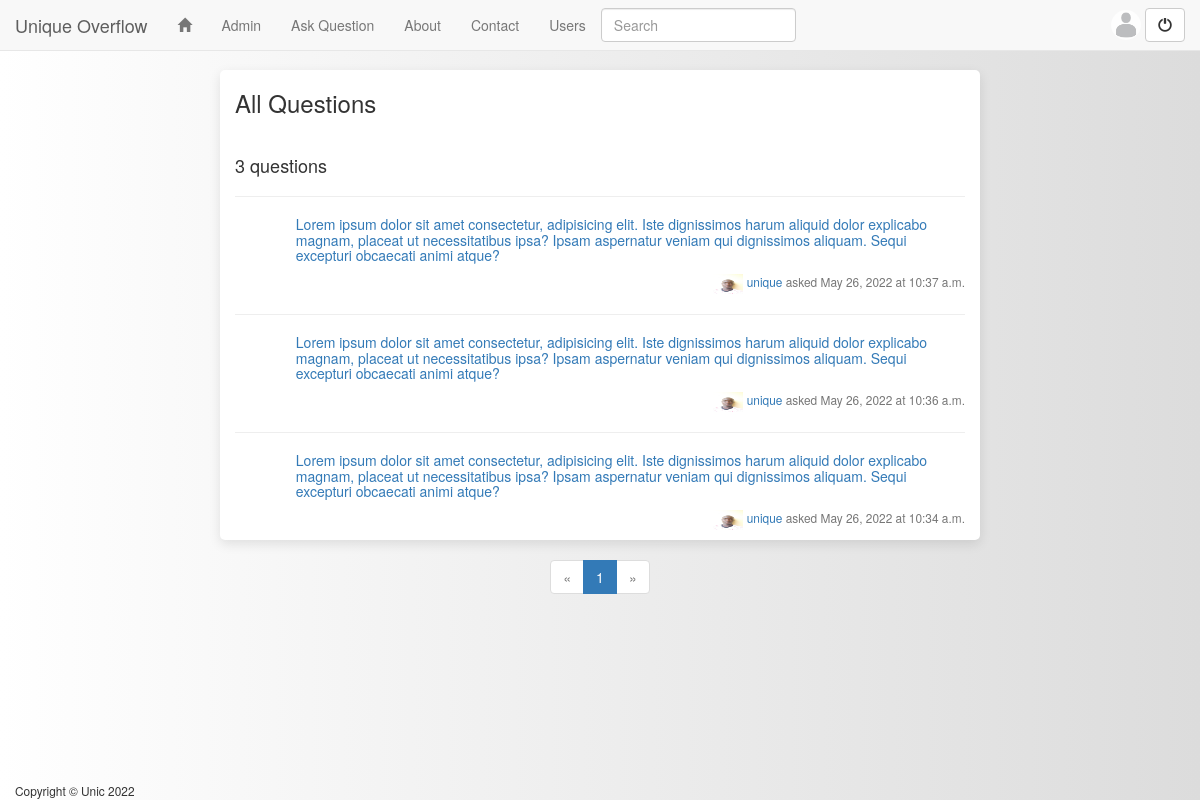
Screenshot of / (signed in) with the database file from the repository.
### core/models.py (models this page shows, shortened)
class Question(models.Model):
    user = models.ForeignKey(
        User, on_delete=models.CASCADE, blank=True, null=True)
    date_posted = models.DateTimeField(auto_now_add=True)
    date_modified = models.DateTimeField(auto_now=True)
    topic = models.CharField(max_length=500)
    slug = models.SlugField()
    content = RichTextField(null=True, blank=True)
    class Meta:
        verbose_name = ("question")
        verbose_name_plural = ("questions")

class Profile(models.Model):
    user = models.OneToOneField(
        User, on_delete=models.CASCADE, related_name='profile')
    profile_image = models.ImageField(upload_to="img/", null=True, blank=True)
    title = models.CharField(max_length=300, null=True, blank=True)
    bio = RichTextField('About me', null=True, blank=True)
    location = models.CharField(max_length=300, null=True, blank=True)

### core/views.py (the view)
# urls.py: path('', views.question_list, name='home'),
def question_list(request):
    questions = Question.objects.all().order_by('-date_posted')
    query = request.GET.get('q')
    question_list = Question.objects.all().order_by('-date_posted')
    if query:
        question_list = Question.objects.filter(
            topic__icontains=query) or Question.objects.filter(content__icontains=query)
    else:
        question_list = Question.objects.all().order_by('-date_posted')
    page = Paginator(question_list, 10)
    page_number = request.GET.get('page')
    page_obj = page.get_page(page_number)
    return render(request, 'index.html', {'questions': questions, 'question_list': question_list, 'page_obj': page_obj})

### core/templates/index.html
{% extends "base.html" %}
{% load crispy_forms_tags %}
{% block content %}
    <div>
        <div class="col-md-8 col-md-offset-2 index ">
            <h3>All Questions</h3>
            <br />
            <h4>{{ questions.count }} questions</h4>
            {% for question in page_obj %}
                <hr />
                <div class="col-md-offset-1">
                    <h5>
                        <a href="{% url 'question_detail' question.slug question.pk %}">{{ question.topic |capfirst }}</a>
                    </h5>
                    <small >
                        <p class="text-right">
                            <a href="{% url 'profile' question.user.username %}">
                                {% if question.user.profile.profile_image %}
                                    <img src="{{ question.user.profile.profile_image.url }}"
                                         alt=""
                                         width="30px"
                                         height="20px"/>
                                {% endif %}
                                {{ question.user.username }}
                            </a>
                            <span class="text-muted">asked {{ question.date_posted.date }} at {{ question.date_posted.time }}</span>
                        </p>
                    </small>
                </div>
            {% endfor %}
        </div>
       <div class="col-md-12 text-center"> {% include 'pagination.html' %}</div>
    </div>
{% endblock content %}

### core/static/style.css (style rules this page uses)
body { background:linear-gradient(to right,white,gainsboro); padding-top: 70px; }
.index { background-color: #fff; border-radius: 5px; box-shadow: rgba(0, 0, 0, 0.1) 0px 4px 12px; }

### rows the page displays
Question: topic "Lorem ipsum dolor sit amet consectetur, adipisicing elit. Iste dignissimos harum aliquid dolor explicabo magnam, placeat ut necessitatibus ipsa? Ipsam aspernatur veniam qui dignissimos aliquam. Sequi excepturi obcaecati animi atque?", user.profile.profile_image (picture), user.username "unique", date_posted "May 26, 2022", date_posted.time "10:37 a.m."
Question: topic "Lorem ipsum dolor sit amet consectetur, adipisicing elit. Iste dignissimos harum aliquid dolor explicabo magnam, placeat ut necessitatibus ipsa? Ipsam aspernatur veniam qui dignissimos aliquam. Sequi excepturi obcaecati animi atque?", user.profile.profile_image (picture), user.username "unique", date_posted "May 26, 2022", date_posted.time "10:36 a.m."
Question: topic "Lorem ipsum dolor sit amet consectetur, adipisicing elit. Iste dignissimos harum aliquid dolor explicabo magnam, placeat ut necessitatibus ipsa? Ipsam aspernatur veniam qui dignissimos aliquam. Sequi excepturi obcaecati animi atque?", user.profile.profile_image (picture), user.username "unique", date_posted "May 26, 2022", date_posted.time "10:34 a.m."

### other values shown
{{ questions.count }} "3"
{{ num }} "1"
